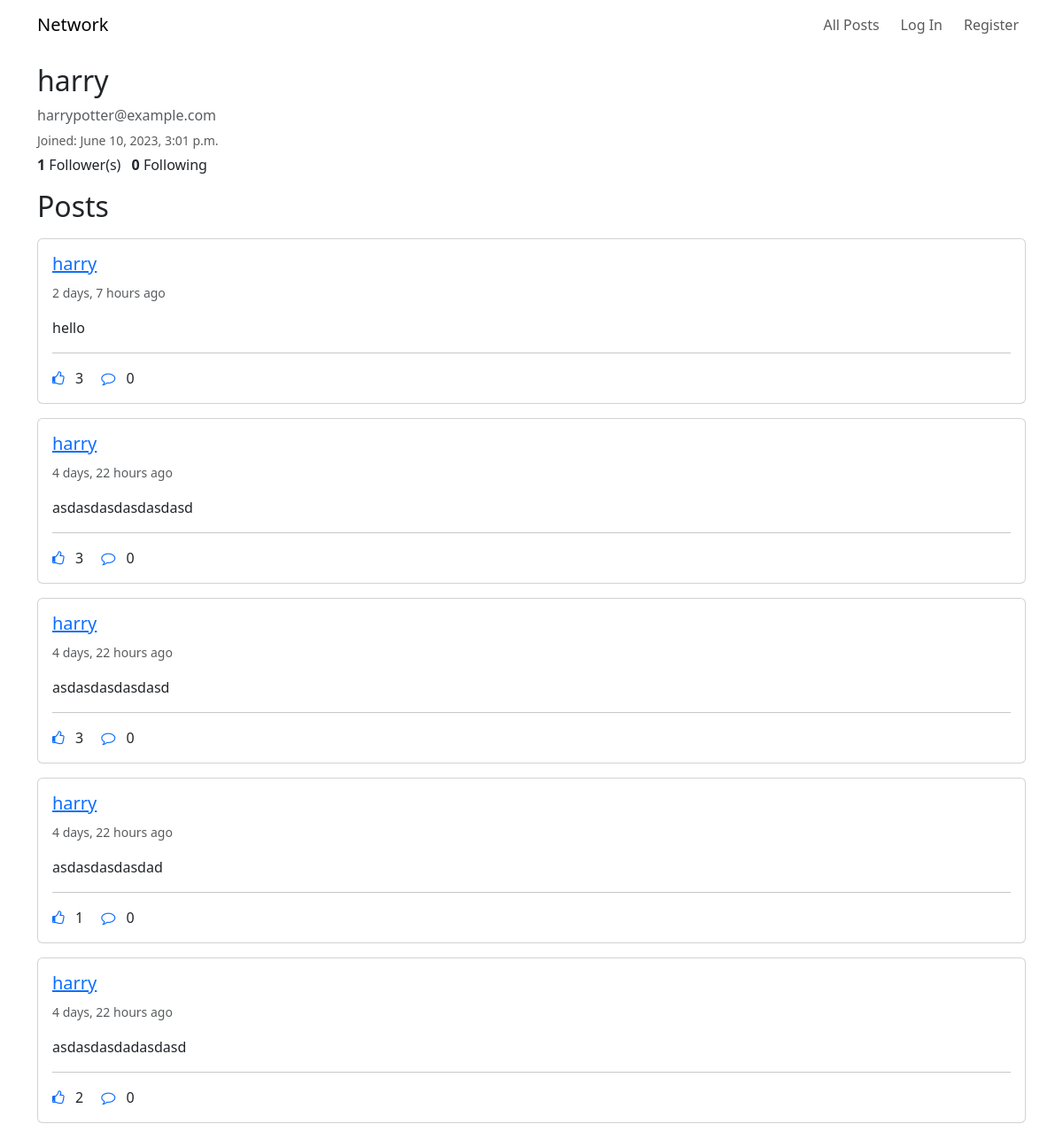
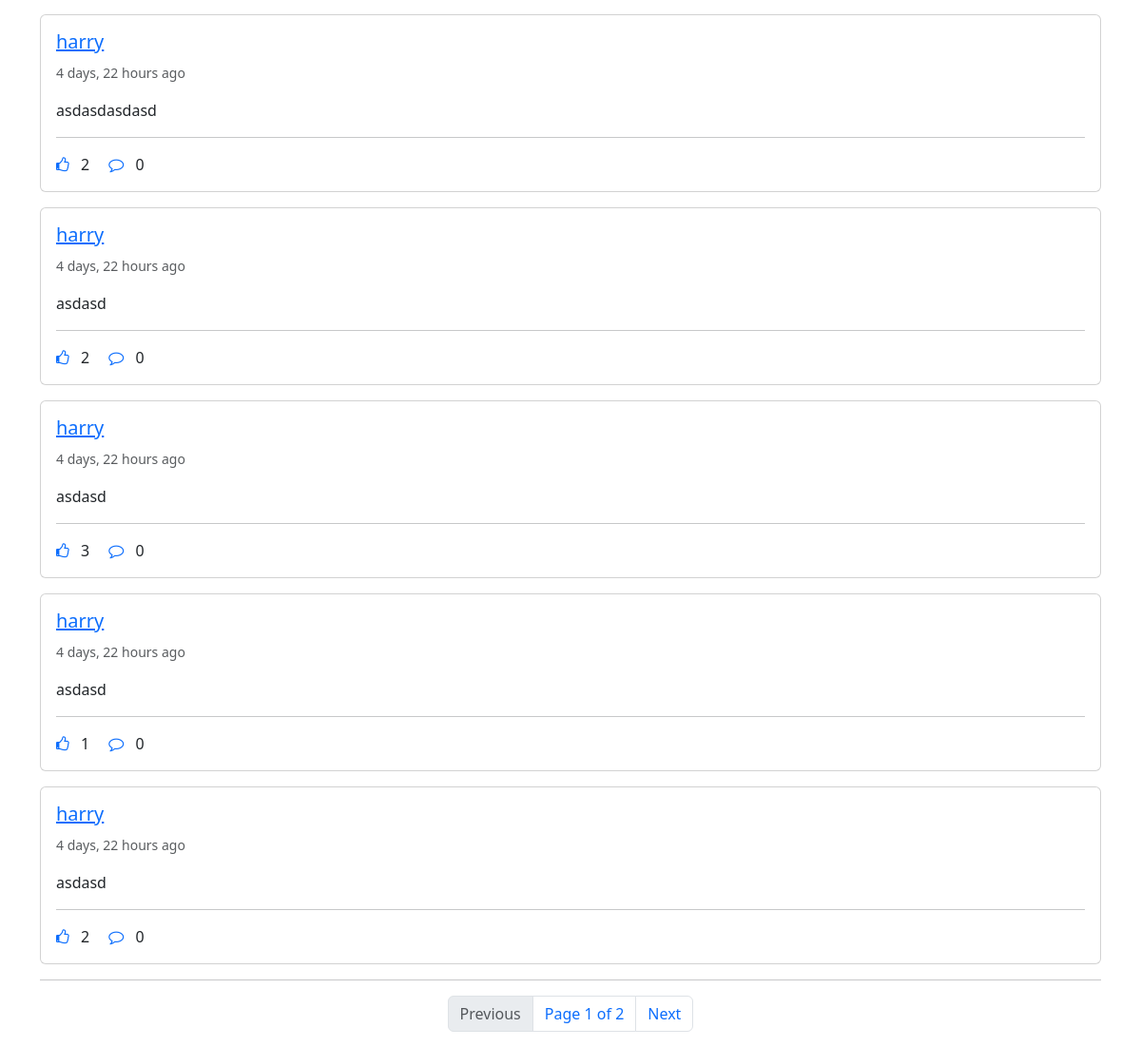
The app's page /profile/1 with its own data (2 pictures, top to bottom).
### network/models.py (models this page shows, shortened)
class User(AbstractUser):
    def get_posts(self):
        posts = self.posts.order_by("-posted_on").all()
        return posts
    def get_followers_count(self):
        return self.followers.count()
    def get_followings_count(self):
        return self.followings.count()

class Post(models.Model):
    content = models.CharField(max_length=1200, null=False, blank=False)
    posted_on = models.DateTimeField(auto_now_add=True)
    posted_by = models.ForeignKey(User, on_delete=models.CASCADE, related_name="posts")
    likes = models.ManyToManyField(User, blank=True, related_name="liked_posts")
    def count_likes(self):
        return self.likes.count()
    def count_comments(self):
        return self.comments.count()
    def check_like(self, user):
        try:
            self.likes.get(pk=user.id)
            return True
        except:
            return False

### network/views.py (the view)
# urls.py: path("profile/<int:user_id>", views.profile, name="profile"),
def profile(request, user_id):
    try:
        user = User.objects.get(pk=user_id)
    except User.DoesNotExist:
        return HttpResponseRedirect(reverse("index"))
    posts = user.get_posts()
    posts = posts.order_by("-posted_on")
    paginator = Paginator(posts, 10)
    page_num = request.GET.get("page")
    posts = paginator.get_page(page_num if page_num else 1)
    likes = []
    for post in posts:
        likes.append(post.check_like(user=request.user))
    zipped_list = zip(posts, likes)
    is_following = False
    try:
        if (request.user.is_authenticated):
            Follower.objects.get(followee=user, follower=request.user)
            is_following = True
    except Follower.DoesNotExist:
        is_following = False
    return render(request, "network/profile.html", {
        "user": user,
        "posts": posts,
        "zipped_list": zipped_list,
        "is_following": is_following
    })

### network/templates/network/profile.html (shortened to what this page needs)
{% extends "network/layout.html" %}
{% block body %}
    <h2>{{ user.username }}</h2>
    <p class="text-muted my-1">{{ user.email }}</p>
    <small class="text-muted">Joined: {{ user.date_joined }}</small>
    <p class="my-1">
        <strong>{{ user.get_followers_count }}</strong> Follower(s)
        <strong class="ms-2">{{ user.get_followings_count }}</strong> Following
    </p>
    <h2 class="my-3">Posts</h2>
    {% include "network/posts.html" %}
{% endblock %}

### network/templates/network/layout.html (shortened to what this page needs)
{% load static %}
<!DOCTYPE html>
<html lang="en">
    <head>
        <link href="https://cdn.jsdelivr.net/npm/bootstrap@5.3.0/dist/css/bootstrap.min.css" rel="stylesheet">
        <link rel="stylesheet" href="https://cdnjs.cloudflare.com/ajax/libs/font-awesome/4.7.0/css/font-awesome.min.css">
        <link href="{% static 'network/styles.css' %}" rel="stylesheet">
    </head>
    <body>
        <nav class="navbar navbar-expand-lg bg-transparent">
            <div class="container">
                <a class="navbar-brand" href="#">Network</a>
                <div>
                    <ul class="navbar-nav gap-2">
                        <li class="nav-item">
                        <a class="nav-link" href="{% url 'index' %}">All Posts</a>
                        </li>
                        {% if request.user.is_authenticated %}
                            <li class="nav-item">
                                <a class="nav-link" href="{% url 'followings' %}">Following</a>
                            </li>
                            <li class="nav-item">
                                <a class="nav-link" href="{% url 'logout' %}">Log Out</a>
                            </li>
                        {% else %}
                            <li class="nav-item">
                                <a class="nav-link" href="{% url 'login' %}">Log In</a>
                            </li>
                            <li class="nav-item">
                                <a class="nav-link" href="{% url 'register' %}">Register</a>
                            </li>
                        {% endif %}
                    </ul>
                </div>
            </div>
        </nav>
        <div class="container my-3">
            {% block body %}
            {% endblock %}
        </div>
    </body>
</html>

### network/templates/network/posts.html (shortened to what this page needs)
{% for post, like in zipped_list %}
        <div class="card w-100 my-3">
            <div class="card-body">
                <h5 class="card-title"><a href="{% url 'profile' post.posted_by.id %}" class="card-link">{{ post.posted_by }}</a></h5>
                <small class="card-subtitle mb-2 text-body-secondary">{{ post.posted_on|timesince }} ago</small>
                <p class="card-text my-3">{{ post.content }}</p>
                <hr>
                <p class="card-text">
                    <a class="card-link text-decoration-none like-btn" data-post="{{ post.id }}">
                        {% if like %}
                            <i class="fa fa-thumbs-up"></i>
                        {% else %}
                            <i class="fa fa-thumbs-o-up"></i>
                        {% endif %}
                    </a>
                    <span class="likes-count mx-2" id="post{{ post.id }}">{{ post.count_likes }}</span>
                    <a href="#" class="card-link text-decoration-none mx-2">
                        <i class="fa fa-comment-o"></i>
                    </a>{{ post.count_comments }}
                </p>
            </div>
        </div>
{% empty %}
    <h3 class="my-3">No posts yet.</h3>
{% endfor %}
{% include "network/pagination.html" %}

### network/templates/network/pagination.html
<hr>
<ul class="pagination justify-content-center">
    <li class="page-item">
        <a href="{% if posts.has_previous %}{{ request.path }}?page={{ posts.previous_page_number }}{% else %}#{% endif %}"
            class="page-link {% if not posts.has_previous %} disabled {% endif %}">Previous</a>
    </li>
    <li class="page-item">
        <a href="#" class="page-link">
            {% if posts.paginator.num_pages %}
                Page {{ posts.number }} of {{ posts.paginator.num_pages }}
            {% else %}
                Page 1 of 1
            {% endif %}
        </a>
    </li>
    <li class="page-item">
        <a href="{% if posts.has_next %}{{ request.path }}?page={{ posts.next_page_number }}{% else %}#{% endif %}"
            class="page-link {% if not posts.has_next %} disabled {% endif %}">Next</a>
    </li>
</ul>

### network/static/network/styles.css (style rules this page uses)
.disabled { pointer-events: none; cursor: default; color: grey; }

### records on screen
User: username "harry", email "harrypotter@example.com", date_joined "June 10, 2023, 3:01 p.m.", get_followers_count "1", get_followings_count "0"
Post: posted_by "harry", posted_on "2 days, 7 hours", content "hello", count_likes "3", count_comments "0"
Post: posted_by "harry", posted_on "4 days, 22 hours", content "asdasdasdasdasdasd", count_likes "3", count_comments "0"
Post: posted_by "harry", posted_on "4 days, 22 hours", content "asdasdasdasdasd", count_likes "3", count_comments "0"
Post: posted_by "harry", posted_on "4 days, 22 hours", content "asdasdasdasdad", count_likes "1", count_comments "0"
Post: posted_by "harry", posted_on "4 days, 22 hours", content "asdasdasdadasdasd", count_likes "2", count_comments "0"
Post: posted_by "harry", posted_on "4 days, 22 hours", content "asdasdasdasd", count_likes "2", count_comments "0"
Post: posted_by "harry", posted_on "4 days, 22 hours", content "asdasd", count_likes "2", count_comments "0"
Post: posted_by "harry", posted_on "4 days, 22 hours", content "asdasd", count_likes "3", count_comments "0"
Post: posted_by "harry", posted_on "4 days, 22 hours", content "asdasd", count_likes "1", count_comments "0"
Post: posted_by "harry", posted_on "4 days, 22 hours", content "asdasd", count_likes "2", count_comments "0"

### other values on screen
{{ posts.number }} "1"
{{ posts.paginator.num_pages }} "2"
